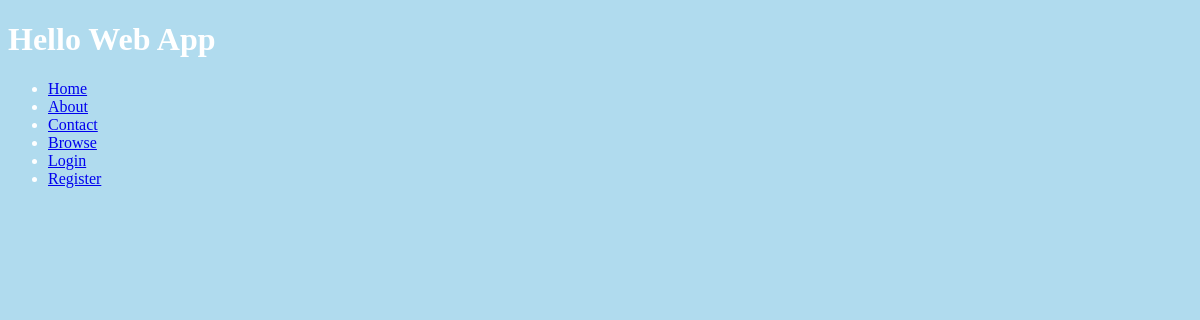
/, run on an earlier commit of the app's database.
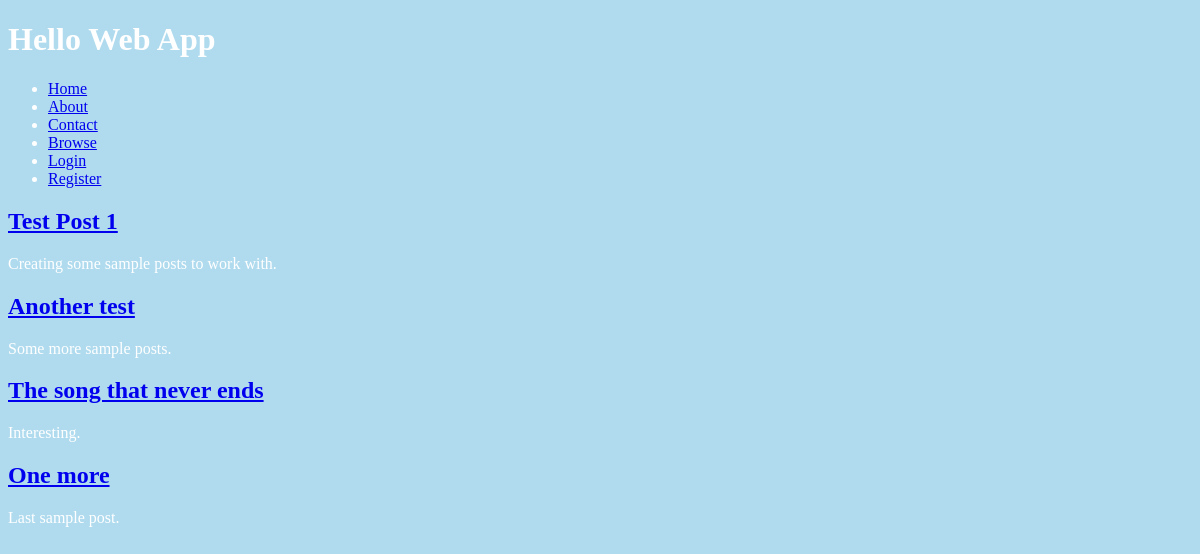
And on a later commit of the database.
### collection/models.py (models this page shows)
class Post(models.Model):
	title = models.CharField(max_length=255)
	content = models.TextField()
	slug = models.SlugField(unique=True)
	user = models.OneToOneField(User, blank=True, null=True)

### collection/views.py (the view)
# urls.py: url(r'^$', 'collection.views.index', name='home'),
def index(request):
	posts = Post.objects.all()
	return render(request, 'index.html', {
		'posts': posts,
	})

### collection/templates/index.html (shortened to what this page needs)
{% extends 'layouts/base.html' %}
{% block content %}
{% for post in posts %}
	<h2><a href="{% url 'post_detail' slug=post.slug %}">
	    {{ post.title }}
	</a></h2>
	<p>{{ post.content }}</p>
{% endfor %}
{% endblock %}

### collection/templates/layouts/base.html (shortened to what this page needs)
{% load staticfiles %}
<!doctype html>
<html>
<head>
	<link rel="stylesheet" href="{% static 'css/style.css' %}" />
</head>
<body>
	<header>
		<h1>Hello Web App</h1>
		<nav>
			<ul>
				<li><a href="{% url 'home' %}">Home</a></li>
				<li><a href="{% url 'about' %}">About</a></li>
				<li><a href="{% url 'contact' %}">Contact</a></li>
				<li><a href="{% url 'browse' %}">Browse</a></li>
				{% if user.is_authenticated %}
				<li><a href="{% url 'auth_logout' %}">Logout</a></li>
				{% else %}
				<li><a href="{% url 'auth_login' %}">Login</a></li>
				<li><a href="{% url 'registration_register' %}">Register</a></li>
				{% endif %}
			</ul>
		</nav>
	</header>
	{% block content %}{% endblock %}
</body>
</html>

### collection/static/css/style.css (style rules this page uses)
body { background-color: rgba(59, 167, 214, 0.4); color: white; }

What changed in the data, as far as the page shows it:
added Post: title "Test Post 1", content "Creating some sample posts to work with."
added Post: title "Another test", content "Some more sample posts."
added Post: title "The song that never ends", content "Interesting."
added Post: title "One more", content "Last sample post."
